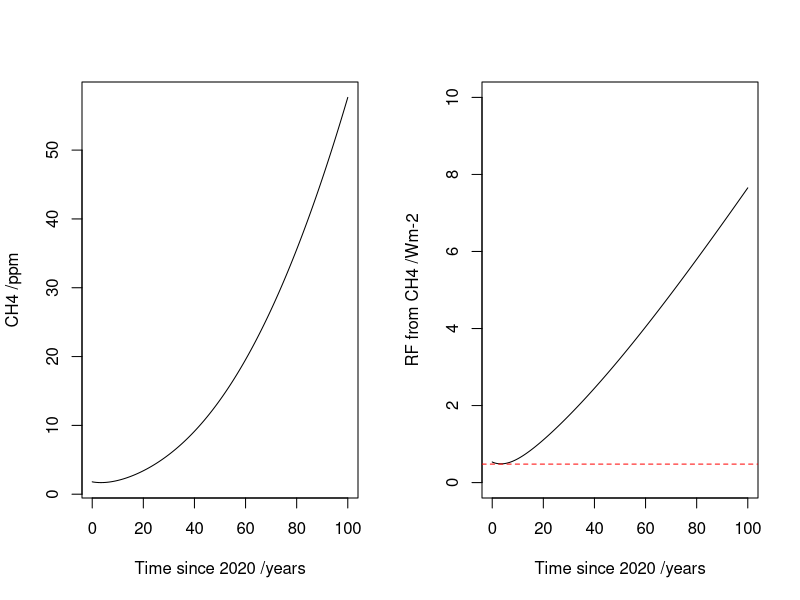

Recreate this plot in R.
# R script to solve and plot kinetics

# Alex Archibald, ata27@cam.ac.uk

# this is the library that does the clever stuff!
# you need to install it using install.packages("deSolve") and then use it 
# by the following
require(deSolve)

# functions
convert_emissions <- function(mass, molar_mass) {
  # function to convert the input emissions
  # constants
  C_fac = 2.5E19 # convert to molecules cm-3
  sec_per_year = 86400*360
  #Vol_Earth = 4*pi*(6378E3)^2 * (5000) # volume = area * height - 5km
  top <- (mass/molar_mass) # the mass of the species converted into moles
  bottom <- (5.2E21/28.8) # mass of air = 5.2E18 Kg and rmm = 28.8 g/mol = moles of air
  temp <- top/bottom
  return(temp*C_fac/sec_per_year) # return the result in molecules cm-3 s-1
}

# What we are going to do is solve some simple, but stiff, ODE's. 
# OH + CH4 = CO
# Cl + CH4 = CO
# OH + CO = CO2 (don't care about CO2 here)
# OH + X = LOSS (don't care how)

# we need to set up these reactions as basic equations
# Let's write d[X]/dt as dX
# dCH4 = SCH4 - k1*OH*CH4 - k2*Cl*CH4
# dCO = SCO - k3*OH*CO + k1*OH*CH4 + k2*Cl*CH4
# dOH = SOH - k4*OH -  k1*OH*CH4 - k2*Cl*CH4 - k3*OH*CO
# dCl = SCl - k2*Cl*CH4

# set times for the main loop - in seconds so will need to extend a lot for this slow chemistry! 
n_years <- 100
t_step  <- 86400*30
times <- seq(0, (n_years*360*86400), t_step)

# generate a data frame of ramp data
# at a lower time interval to the main loop
times2 <- seq(0, (n_years*360*86400), t_step*4)

# generate a linear sequence to increase the emissions up to a maximum factor (max_fac)
max_fac <- 10
lin.seq <- seq(1, max_fac, length.out = length(times2))
emis_frame  <- data.frame(day=times2, emis_scale=lin.seq )

# now generate a function to interpolate the emis factors
emis.func <- approxfun(emis_frame)

# define the value for M to fold into rate constants
M = 2.5e19; O2 = 0.2*M; H2O = 1e17

# set the parameters of the rate constants - assume 288 K
parameters <- c(k1=(1.85E-12 * exp(-1690/288)), 
                k2=(6.6E-12 * exp(-1240/288)), 
                k3=(1.44E-13 * (1 + (0.8*M)/4.2E19)), 
                k4= 1) # based on Heimeann et al

# set state variables
state <- c(CH4=4.5e13, CO=2.5E12, OH=5e5, Cl=1e3)

# define function for the rate equations
kinetics <- function(t, state, parameters){
  with(as.list(c(state, parameters)), {
    
    # define emission factor to be time dependent 
    # and set emission rates
    emis_factor <- emis.func(t)
    SCH4 <- convert_emissions(540E12, 16)*emis_factor
    SCO <- convert_emissions(1370E12, 28)
    SOH <- 1.15E6
    SCl <- convert_emissions(500E12, 35) # base case emissions are 0.1 Tg
                                         # case to make CH4 drop by 50% without reducing 
                                         # emissions of methane are
                                         # emissions of Cl = 500 Tg
    
 
    # rate of change
    dCH4 = SCH4 - k1*OH*CH4 - k2*Cl*CH4
    dCO = SCO + k1*OH*CH4 + k2*Cl*CH4 - k3*OH*CO
    dOH = SOH - k4*OH - k1*OH*CH4 - k3*OH*CO
    dCl = SCl - k2*Cl*CH4
    # return list of output
    list(c(dCH4, dCO, dOH, dCl), 
         emis_factor=emis_factor, 
         SCH4=SCH4, SCO=SCO, SOH=SOH, SCl=SCl)
  })
}

# solve!
out <- ode(y=state, times=times, func=kinetics, parms=parameters, 
           method= "radau")

############################################# now analyse the data

# # quick plot
# plot(out, type="l")
# #plot(out, type="l", lwd=2, 
# #     xlab="Time (s)")
# #grid()

# the output of the ODE solver is a bit odd so will convert to a data frame for analysis
out_data <- as.data.frame(out)

# calc the CH4 RF -- relative to the PI
RF_calc <- function(ch4) {
  # use the IPCC tables to calculate the RF of methane since the PI
  # Data from Table 8.SM.1
  M_conv = 2.5e19 
  alpha = 0.036 
  N0 = 332 # from https://www.esrl.noaa.gov/gmd/webdata/ccgg/trends/n2o_trend_all_gl.png
  M0 = 760
  M = (ch4/M_conv)*1E9
  fMN = function(M, N) {
    0.47*log(1+ (2.01E-5*M*N*0.75) + (5.31E-15*M*(M*N)^1.52) )
  }
  RF = alpha*(sqrt(M) - sqrt(M0) ) #- fMN(M, N0) - fMN(M0, N0)
  return(RF)
}

par(mfrow=c(1,2) )
# plot the methane as a mixing ratio
plot(out_data$time/t_step/12, 
     (out_data$CH4/M)*1E6, 
     ylab = "CH4 /ppm", 
     xlab = "Time since 2020 /years",
     type="l" )

# plot the methane RF
plot(out_data$time/t_step/12, 
     RF_calc(out_data$CH4), 
     ylim=c(0, 10), 
     ylab = "RF from CH4 /Wm-2", 
     xlab = "Time since 2020 /years",
     type="l" )
abline(h=0.48, col="red", lty=2)
